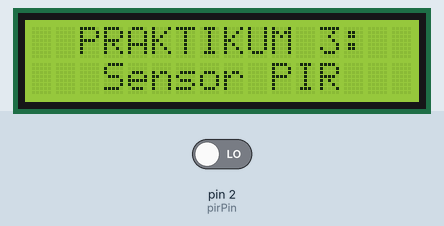
Recording of a sketch running on a simulated Arduino Uno, built with avr-gcc and run on an emulated ATmega328P. Parts: 16×2 character LCD. The inputs (shaded band) are chosen by the test bench; at power-on: pin 2 (pirPin) LOW. What the sketch prints to the serial monitor is not drawn.

Above: at 0.1 s.
5.3 s: pin 2 (pirPin) driven HIGH
At 8.6 s:
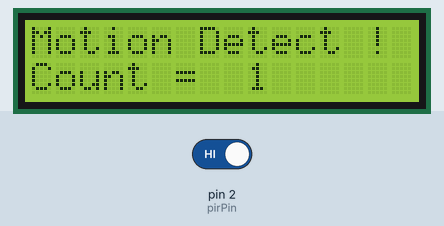
9.6 s: pin 2 (pirPin) driven LOW
At 12.9 s:
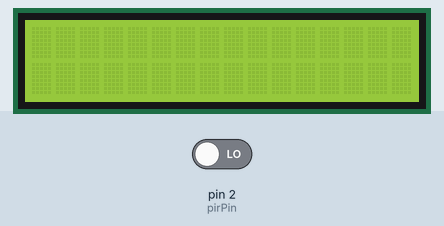
13.6 s: pin 2 (pirPin) driven HIGH
At 16.9 s:
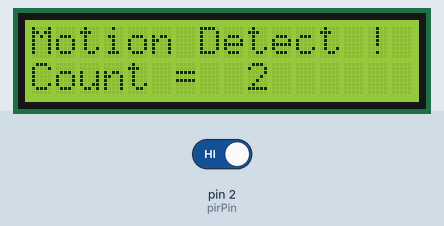
Timing chart, 0 to 18.4 s (numbered marks = the images above; inputs shaded):
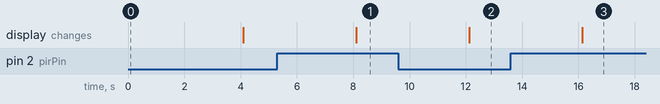

The sketch:

main.ino
```cpp
#include <LiquidCrystal_I2C.h>
LiquidCrystal_I2C lcd(0x27, 16, 2);

#define pirPin 2 //deklarasi pin dari pir yang diberi nama variabel pirPin
int statusPir = LOW; //deklarasi kondisi dari sensor pir apakah high atau low
int gerakanPir; //deklarasi variabel untuk pembacaan pir sensor
int motioncount = 0;

void setup() {

  pinMode(pirPin, INPUT); //set pirPin menjadi pin input
  lcd.init();
  lcd.backlight();
  lcd.setCursor(2,0);
  lcd.print("PRAKTIKUM 3:");
  lcd.setCursor(3,1);
  lcd.print("Sensor PIR");
  Serial.begin(9600); //memulai komunikasi serialke serial monitor dengan baud rate 9600
  delay(4000);
}

void loop() {
  gerakanPir = digitalRead(pirPin);
  if(gerakanPir==HIGH){ //mengecek kondisi pir, jika mendeteksi gerakan maka skrip di bawah if akan dieksekusi secara berulang-ulang saat pir tetap mendeteksi gerakan
    delay(2000);
    motioncount++;
    updateLCD();

    Serial.print("Motion Detect = ");
    Serial.println(motioncount);

    lcd.backlight();
    lcd.setCursor(0, 0);
    lcd.print("Motion Detect !");
    delay(2000) ;
  }
  else{
    Serial.println("NO motion detect");
    // lcd.setBacklight(LOW);
    lcd.clear();
  }
  delay(2000);
}

void updateLCD() {
  lcd.setCursor(0, 1);
  lcd.print("Count =  ");
  lcd.print(motioncount); // menampilkan Hitungan
}
```

Measured:
- after the input at 5.3 s, the display: changes after 2.8 s (image 1)
- after the input at 9.6 s, the display: changes after 2.5 s (image 2)
- after the input at 13.6 s, the display: changes after 2.5 s (image 3)
